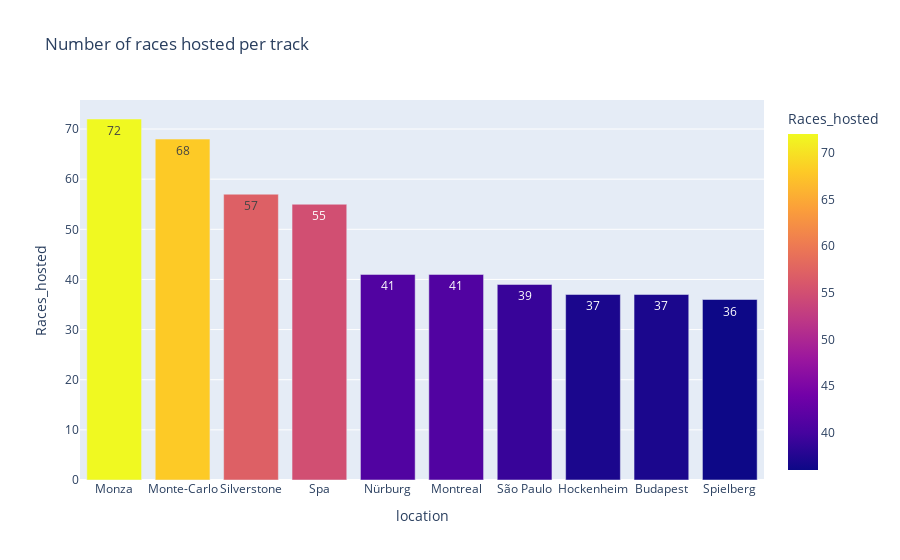

The code cell stored with this chart in its notebook:
### Code cell
#Showing which track hosted the largest number of races in F1 istory

track_num = pd.read_sql_query("""
                    SELECT location, country, COUNT(location) as Races_hosted FROM circuits as C
                    JOIN races as R
                    ON R.circuitId = C.circuitId
                    GROUP BY location
                    ORDER BY Races_hosted desc
                    limit 10
                    """, conn)

px.bar(track_num, x='location', y='Races_hosted', title = 'Number of races hosted per track', color = 'Races_hosted', text_auto=True)

### Figure 1 — Plotly figure (JSON) as saved in the notebook; plotly's stock layout.template omitted (floating-point values rounded to 4 significant figures)
{"data": [{"alignmentgroup": "True", "hovertemplate": "location=%{x}<br>Races_hosted=%{marker.color}<extra></extra>", "legendgroup": "", "marker": {"color": [72, 68, 57, 55, 41, 41, 39, 37, 37, 36], "coloraxis": "coloraxis", "pattern": {"shape": ""}}, "name": "", "offsetgroup": "", "orientation": "v", "showlegend": false, "textposition": "auto", "texttemplate": "%{y}", "type": "bar", "x": ["Monza", "Monte-Carlo", "Silverstone", "Spa", "Nürburg", "Montreal", "São Paulo", "Hockenheim", "Budapest", "Spielberg"], "xaxis": "x", "y": [72, 68, 57, 55, 41, 41, 39, 37, 37, 36], "yaxis": "y"}], "layout": {"barmode": "relative", "coloraxis": {"colorbar": {"title": {"text": "Races_hosted"}}, "colorscale": [[0, "#0d0887"], [0.1111, "#46039f"], [0.2222, "#7201a8"], [0.3333, "#9c179e"], [0.4444, "#bd3786"], [0.5556, "#d8576b"], [0.6667, "#ed7953"], [0.7778, "#fb9f3a"], [0.8889, "#fdca26"], [1, "#f0f921"]]}, "legend": {"tracegroupgap": 0}, "title": {"text": "Number of races hosted per track"}, "xaxis": {"anchor": "y", "domain": [0, 1], "title": {"text": "location"}}, "yaxis": {"anchor": "x", "domain": [0, 1], "title": {"text": "Races_hosted"}}}}
